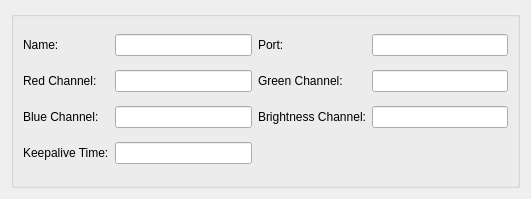
<?xml version="1.0" encoding="UTF-8"?>
<ui version="4.0">
 <class>OpenRGBDMXSettingsEntryUi</class>
 <widget class="QWidget" name="OpenRGBDMXSettingsEntryUi">
  <property name="geometry">
   <rect>
    <x>0</x>
    <y>0</y>
    <width>531</width>
    <height>199</height>
   </rect>
  </property>
  <property name="sizePolicy">
   <sizepolicy hsizetype="Expanding" vsizetype="Expanding">
    <horstretch>0</horstretch>
    <verstretch>0</verstretch>
   </sizepolicy>
  </property>
  <property name="windowTitle">
   <string>E131 settings entry</string>
  </property>
  <layout class="QGridLayout" name="gridLayout">
   <item row="1" column="0" colspan="2">
    <widget class="QGroupBox" name="groupBox">
     <property name="title">
      <string/>
     </property>
     <layout class="QGridLayout" name="gridLayout_2">
      <item row="4" column="4">
       <widget class="QLabel" name="BrightnessLabel">
        <property name="text">
         <string>Brightness Channel:</string>
        </property>
       </widget>
      </item>
      <item row="4" column="5">
       <widget class="QLineEdit" name="BrightnessEdit"/>
      </item>
      <item row="4" column="0">
       <widget class="QLabel" name="label">
        <property name="text">
         <string>Blue Channel:</string>
        </property>
       </widget>
      </item>
      <item row="3" column="5">
       <widget class="QLineEdit" name="GreenEdit"/>
      </item>
      <item row="3" column="3">
       <widget class="QLineEdit" name="RedEdit"/>
      </item>
      <item row="1" column="0">
       <widget class="QLabel" name="NameLabel">
        <property name="text">
         <string>Name:</string>
        </property>
       </widget>
      </item>
      <item row="3" column="4">
       <widget class="QLabel" name="GreenLabel">
        <property name="text">
         <string>Green Channel:</string>
        </property>
       </widget>
      </item>
      <item row="3" column="0">
       <widget class="QLabel" name="RedLabel">
        <property name="text">
         <string>Red Channel:</string>
        </property>
       </widget>
      </item>
      <item row="4" column="3">
       <widget class="QLineEdit" name="BlueEdit"/>
      </item>
      <item row="1" column="3">
       <widget class="QLineEdit" name="NameEdit"/>
      </item>
      <item row="5" column="0">
       <widget class="QLabel" name="KeepaliveTimeLabel">
        <property name="text">
         <string>Keepalive Time:</string>
        </property>
       </widget>
      </item>
      <item row="5" column="3">
       <widget class="QLineEdit" name="KeepaliveTimeEdit"/>
      </item>
      <item row="1" column="4">
       <widget class="QLabel" name="PortLabel">
        <property name="text">
         <string>Port:</string>
        </property>
       </widget>
      </item>
      <item row="1" column="5">
       <widget class="QLineEdit" name="PortEdit"/>
      </item>
     </layout>
    </widget>
   </item>
  </layout>
 </widget>
 <tabstops>
  <tabstop>NameEdit</tabstop>
 </tabstops>
 <resources/>
 <connections/>
</ui>
